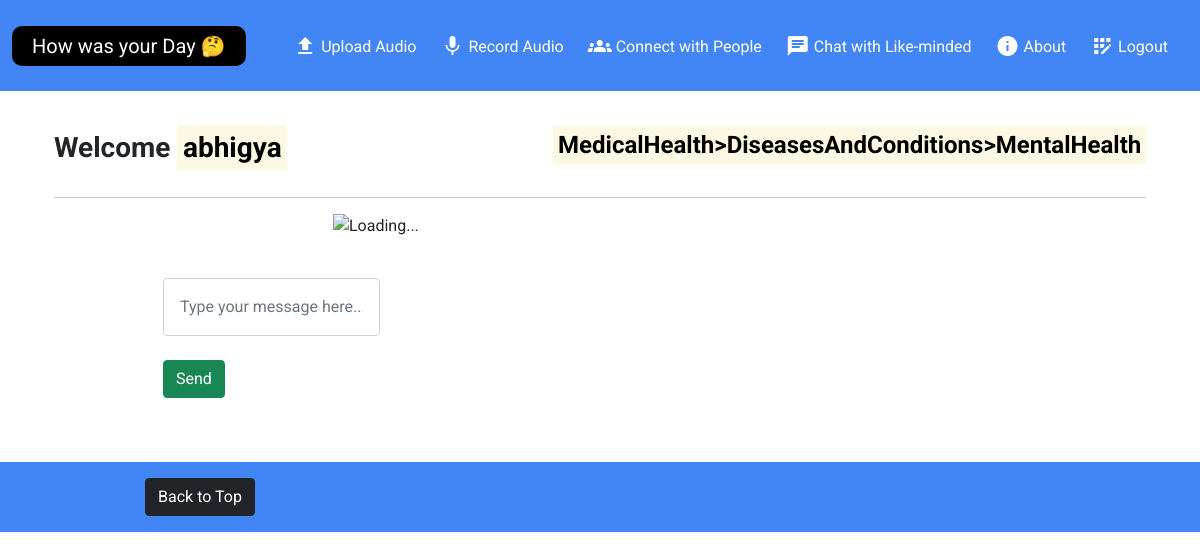
The page /room/MedicalHealth>DiseasesAndConditions>MentalHealth (signed in) on the database its author committed.
### application/models.py (models this page shows, shortened)
class User(AbstractUser):
    pass

class Room(models.Model):
    people = models.ManyToManyField(User, null=True)
    theme = models.ForeignKey(Theme, on_delete=models.CASCADE, null=True)
    full = models.BooleanField(default=False)

class Theme(models.Model):
    name = models.CharField(max_length=100, blank=False)

### application/views.py (the view, shortened to what this page needs)
# urls.py: path('room/<str:name>', views.ChatRoom.as_view(), name="room"),
class ChatRoom(LoginRequiredMixin, View):
    template = "application/room.html"
    success_url = 'application:room'
    def get(self, request, name):
        theme = Theme.objects.get(name=name)
        room = Room.objects.get(theme=theme)
        return render(request, self.template, {
            'room': room,
        })

### application/templates/application/room.html (shortened to what this page needs)
{% extends 'layout.html' %}
{% load static %}
{% block style %}
<link href="{% static 'css/styles.css' %}" rel="stylesheet" type="text/css" />
<link href="https://cdn.jsdelivr.net/npm/bootstrap@5.0.0/dist/css/bootstrap.min.css" rel="stylesheet">
{% endblock %}
{% block body %}
<div class="container p-4 mt-3">
      <div class="row mb-4">
          <div class="col">
              <h3 class="text-dark fw-bold text-wrap">Welcome <mark>{{ request.user.username }}</mark></h3>
          </div>
          <div class="col d-flex justify-content-end">
              <h4 class="text-dark fw-bold text-wrap"> <mark>{{ room.theme.name }} {{ name }}</mark></h4>
          </div>
      </div>
      <hr class="solid" />
      <div class="row d-flex justify-content-center">
          <div class="col-12 col-sm-12 col-md-12 col-lg-6">
              <div class="chat-screen" id="chatcontent">
                <img src="{% static 'img/loading.gif' %}" alt="Loading..."/>
              </div>
          </div>
      </div>
      <div class="row d-flex justify-content-center">
          <div class="col-12 col-sm-12 col-md-12 col-lg-10">
              <div class="input-group mt-4 mb-4 p-3">
                <form  method="post" >
                  <input type="text" class="form-control p-3" name="message" placeholder="Type your message here..." />
                  <br>
                  <input class="btn btn-success" type="submit" value="Send" />
                </form>
              </div>
          </div>
      </div>
  </div>
  <div class="container-fluid">
      <div class="row pt-3 pb-3" style="background-color: #4285F4;">
          <div class="col-4 d-flex justify-content-center">
              <a class="btn btn-dark text-white" href="" role="button">
                  Back to Top
              </a>
          </div>
      </div>
  </div>
{% endblock %}

### application/static/css/styles.css (style rules this page uses)
* { font-family: 'Roboto', sans-serif; margin: 0; padding: 0; box-sizing: border-box; }

### rows shown on the page
User: user.username "abhigya"
Room: theme.name "MedicalHealth>DiseasesAndConditions>MentalHealth"
